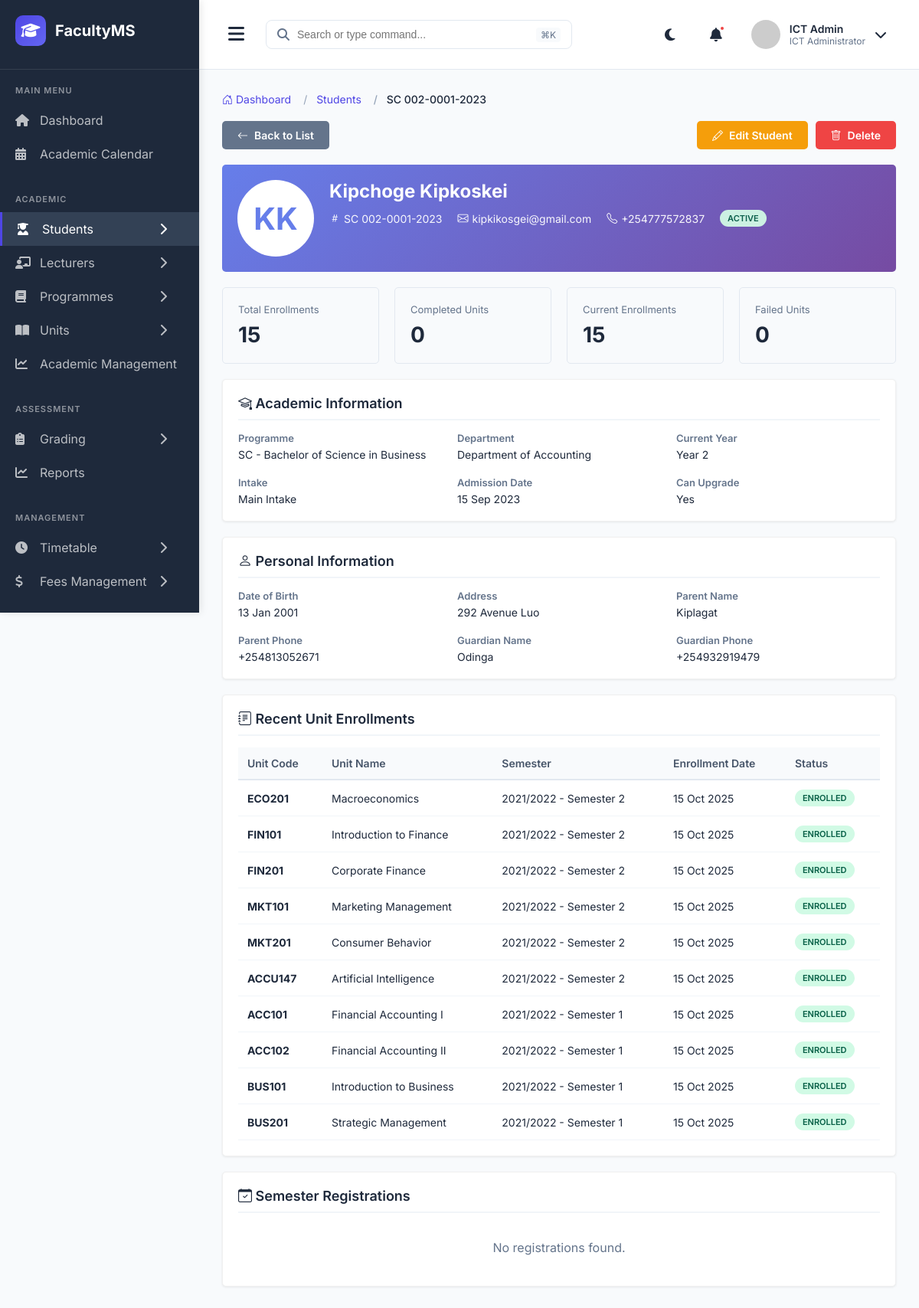
The app's page /admin-students/SC 002-0001-2023/ (signed in), older data.
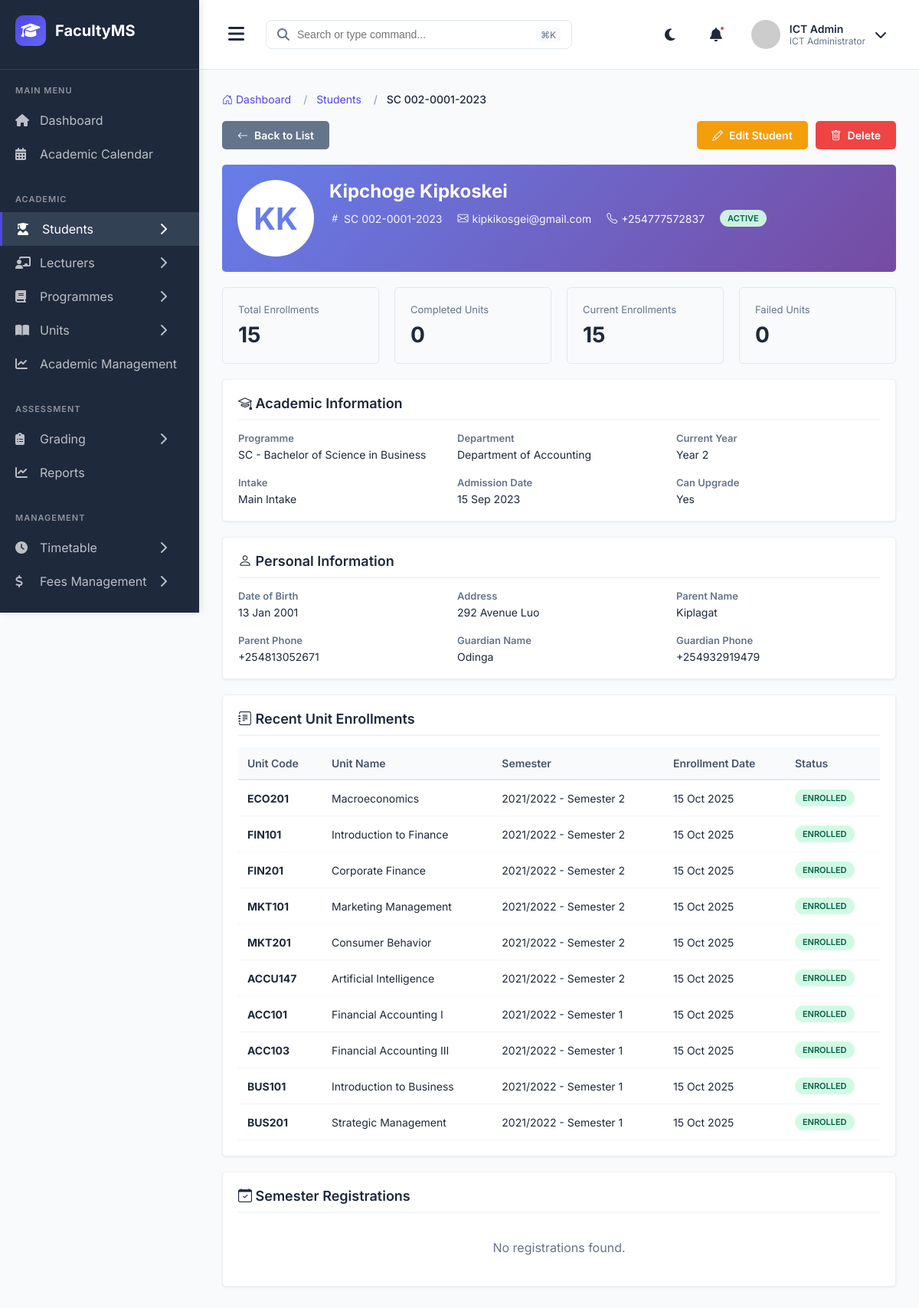
The same page, newer data.
### main_application/models.py (models this page shows, shortened)
class UnitEnrollment(models.Model):
    ENROLLMENT_STATUS = (
        ('ENROLLED', 'Enrolled'),
        ('DROPPED', 'Dropped'),
        ('COMPLETED', 'Completed'),
        ('FAILED', 'Failed'),
    )
    student = models.ForeignKey(Student, on_delete=models.CASCADE, related_name='enrollments')
    unit = models.ForeignKey(Unit, on_delete=models.CASCADE, related_name='enrollments')
    semester = models.ForeignKey(Semester, on_delete=models.CASCADE, related_name='enrollments')
    enrollment_date = models.DateTimeField(auto_now_add=True)
    status = models.CharField(max_length=20, choices=ENROLLMENT_STATUS, default='ENROLLED')
    class Meta:
        db_table = 'unit_enrollments'
        unique_together = ('student', 'unit', 'semester')
        ordering = ['-enrollment_date']

class Unit(models.Model):
    code = models.CharField(max_length=20, unique=True)
    name = models.CharField(max_length=200)
    description = models.TextField(blank=True)
    credit_hours = models.IntegerField(default=3)
    department = models.ForeignKey(Department, on_delete=models.CASCADE, related_name='units')
    is_core = models.BooleanField(default=True)  # Core or Elective
    prerequisites = models.ManyToManyField('self', symmetrical=False, blank=True, related_name='required_for')
    created_at = models.DateTimeField(auto_now_add=True)
    class Meta:
        db_table = 'units'
        ordering = ['code']

class Semester(models.Model):
    SEMESTER_CHOICES = (
        (1, 'Semester 1'),
        (2, 'Semester 2'),
        (3, 'Semester 3'),
    )
    academic_year = models.ForeignKey(AcademicYear, on_delete=models.CASCADE, related_name='semesters')
    semester_number = models.IntegerField(choices=SEMESTER_CHOICES)
    start_date = models.DateField()
    end_date = models.DateField()
    is_current = models.BooleanField(default=False)
    registration_deadline = models.DateField()
    class Meta:
        db_table = 'semesters'
        unique_together = ('academic_year', 'semester_number')
        ordering = ['-academic_year', 'semester_number']
    def __str__(self):
        return f"{self.academic_year.year_code} - Semester {self.semester_number}"

class AcademicYear(models.Model):
    year_code = models.CharField(max_length=20, unique=True)  # e.g., "2024/2025"
    start_date = models.DateField()
    end_date = models.DateField()
    is_current = models.BooleanField(default=False)
    created_at = models.DateTimeField(auto_now_add=True)
    class Meta:
        db_table = 'academic_years'
        ordering = ['-start_date']

### main_application/views.py (the view)
# urls.py: path('admin-students/<str:registration_number>/', views.student_detail, name='student_detail'),
@login_required
@user_passes_test(is_admin)
def student_detail(request, registration_number):
    student = get_object_or_404(
        Student.objects.select_related(
            'user', 'programme', 'programme__department', 'intake'
        ),
        registration_number=registration_number
    )
    enrollments = UnitEnrollment.objects.filter(
        student=student
    ).select_related(
        'unit', 'semester', 'semester__academic_year'
    ).order_by('-semester__start_date')
    registrations = SemesterRegistration.objects.filter(
        student=student
    ).select_related('semester', 'semester__academic_year').order_by('-registration_date')
    progressions = student.progressions.select_related(
        'from_programme', 'to_programme'
    ).order_by('-completion_date')
    total_enrollments = enrollments.count()
    completed_units = enrollments.filter(status='COMPLETED').count()
    failed_units = enrollments.filter(status='FAILED').count()
    current_enrollments = enrollments.filter(status='ENROLLED').count()
    context = {
        'student': student,
        'enrollments': enrollments[:10],  # Last 10 enrollments
        'registrations': registrations[:5],  # Last 5 registrations
        'progressions': progressions,
        'total_enrollments': total_enrollments,
        'completed_units': completed_units,
        'failed_units': failed_units,
        'current_enrollments': current_enrollments,
    }
    return render(request, 'admin/student_detail.html', context)

### main_application/views.py (called while the page is built)
def is_admin(user):
    return user.is_authenticated and user.user_type in ['ICT_ADMIN', 'DEAN', 'COD']

### templates/admin/student_detail.html (shortened to what the changed rows need)
{% extends 'admin_base.html' %}
{% load static %}
{% block extra_css %}
<link rel="stylesheet" href="https://cdn.jsdelivr.net/npm/bootstrap-icons@1.10.0/font/bootstrap-icons.css">
<link rel='stylesheet' href='{% static 'css/student_detail.css' %}'>
{% endblock %}
{% block content %}
<div class="student-header">
    <div class="student-info">
        <h2>{{ student.first_name }} {{ student.last_name }} {{ student.surname }}</h2>
    </div>
</div>
<div class="section-container">
    {% if enrollments %}
    <div class="table-container">
        <table>
            <thead>
                <tr>
                    <th>Unit Code</th>
                    <th>Unit Name</th>
                    <th>Semester</th>
                    <th>Enrollment Date</th>
                    <th>Status</th>
                </tr>
            </thead>
            <tbody>
                {% for enrollment in enrollments %}
                <tr>
                    <td><strong>{{ enrollment.unit.code }}</strong></td>
                    <td>{{ enrollment.unit.name }}</td>
                    <td>{{ enrollment.semester }}</td>
                    <td>{{ enrollment.enrollment_date|date:"d M Y" }}</td>
                    <td>
                        {% if enrollment.status == 'ENROLLED' %}
                        <span class="badge badge-success">{{ enrollment.get_status_display }}</span>
                        {% elif enrollment.status == 'COMPLETED' %}
                        <span class="badge badge-success">{{ enrollment.get_status_display }}</span>
                        {% else %}
                        <span class="badge badge-danger">{{ enrollment.get_status_display }}</span>
                        {% endif %}
                    </td>
                </tr>
                {% endfor %}
            </tbody>
        </table>
    </div>
    {% else %}
    <p style="color: #64748B; text-align: center; padding: 20px;">No enrollments found.</p>
    {% endif %}
</div>
{% endblock %}

Row changes from the older to the newer data that the page shows:
changed through a linked row, UnitEnrollment: unit.code "ACC102" → "ACC103"; unit.name "Financial Accounting II" → "Financial Accounting III"
